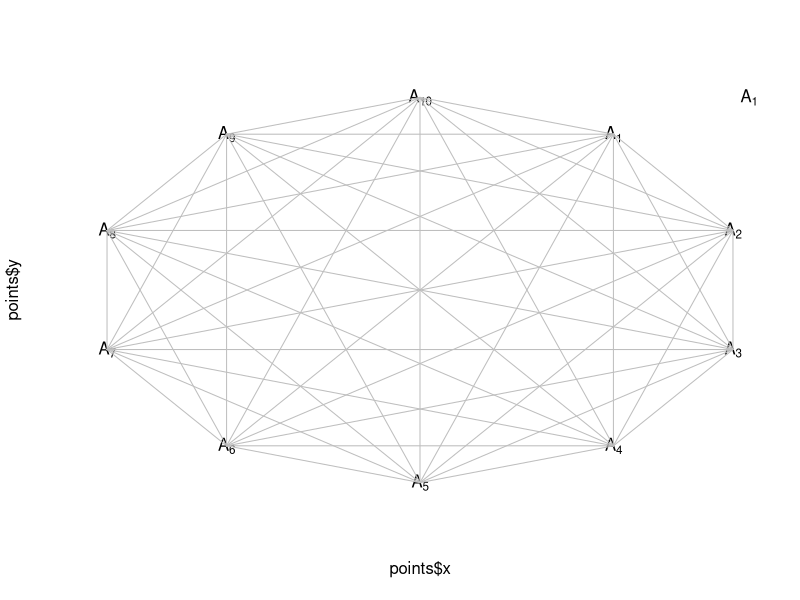

Source code (R):
points = data.frame(x=sin((1:10)*2*pi/10), y=cos((1:10)*2*pi/10))

plot(points$x, points$y, axes=F, pch="")
for (i in 1:10)
  text(points$x[i], points$y[i], (bquote(A[.(i)])))

for(i in 1:9) for(j in i:10) lines(points$x[c(i,j)], points$y[c(i,j)], col="grey")

?plotmath

text(1, 1, expression(A[1]))

